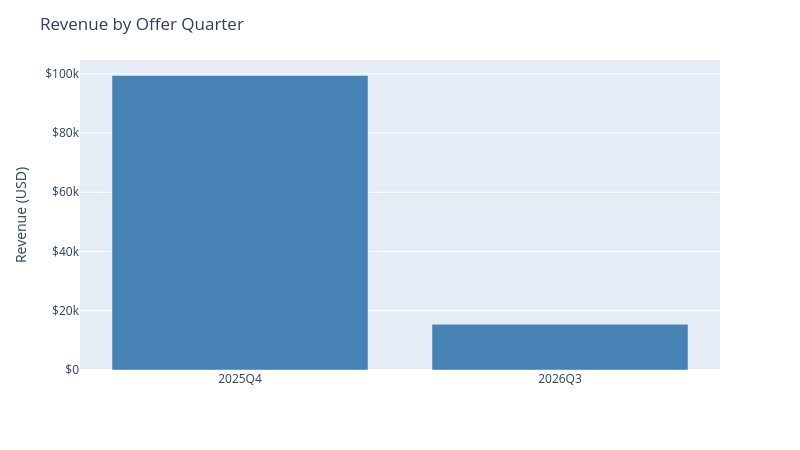

Notebook code for this chart:
### Markdown cell above
## Revenue by Offer Quarter

Raw totals — 2026Q3 offers have only been live a few days vs. the full window for 2025Q4, so this isn't a fair per-offer comparison (see the normalized ranking below).

### Code cell
by_quarter = product_summary.groupby('offer_quarter', as_index=False).agg(
    usd_revenue=('usd_revenue', 'sum'),
    n_trans=('n_trans', 'sum'),
    n_offers=('product_id', 'nunique'),
).sort_values('offer_quarter')

fig = px.bar(
    by_quarter, x='offer_quarter', y='usd_revenue',
    custom_data=['n_trans', 'n_offers'],
)
fig.update_traces(
    marker_color='steelblue',
    hovertemplate='Revenue: $%{y:,.0f}<br>Transactions: %{customdata[0]:,.0f}<br>Offers: %{customdata[1]}<extra></extra>'
)
fig.update_layout(
    title='Revenue by Offer Quarter',
    xaxis=dict(title=None, type='category'),
    yaxis=dict(title='Revenue (USD)', tickprefix='$'),
    height=450, width=800,
)
fig.show()

### Figure 1 — Plotly figure (JSON) as saved in the notebook; plotly's stock layout.template omitted (floating-point values rounded to 4 significant figures)
{"data": [{"customdata": [[7797, 40], [860, 11]], "hovertemplate": "Revenue: $%{y:,.0f}<br>Transactions: %{customdata[0]:,.0f}<br>Offers: %{customdata[1]}<extra></extra>", "legendgroup": "", "marker": {"color": "steelblue", "pattern": {"shape": ""}}, "name": "", "orientation": "v", "showlegend": false, "textposition": "auto", "type": "bar", "x": ["2025Q4", "2026Q3"], "xaxis": "x", "y": [99430.0, 15430.0], "yaxis": "y"}], "layout": {"barmode": "relative", "height": 450, "legend": {"tracegroupgap": 0}, "margin": {"t": 60}, "title": {"text": "Revenue by Offer Quarter"}, "width": 800, "xaxis": {"anchor": "y", "domain": [0, 1], "title": {}, "type": "category"}, "yaxis": {"anchor": "x", "domain": [0, 1], "tickprefix": "$", "title": {"text": "Revenue (USD)"}}}}
